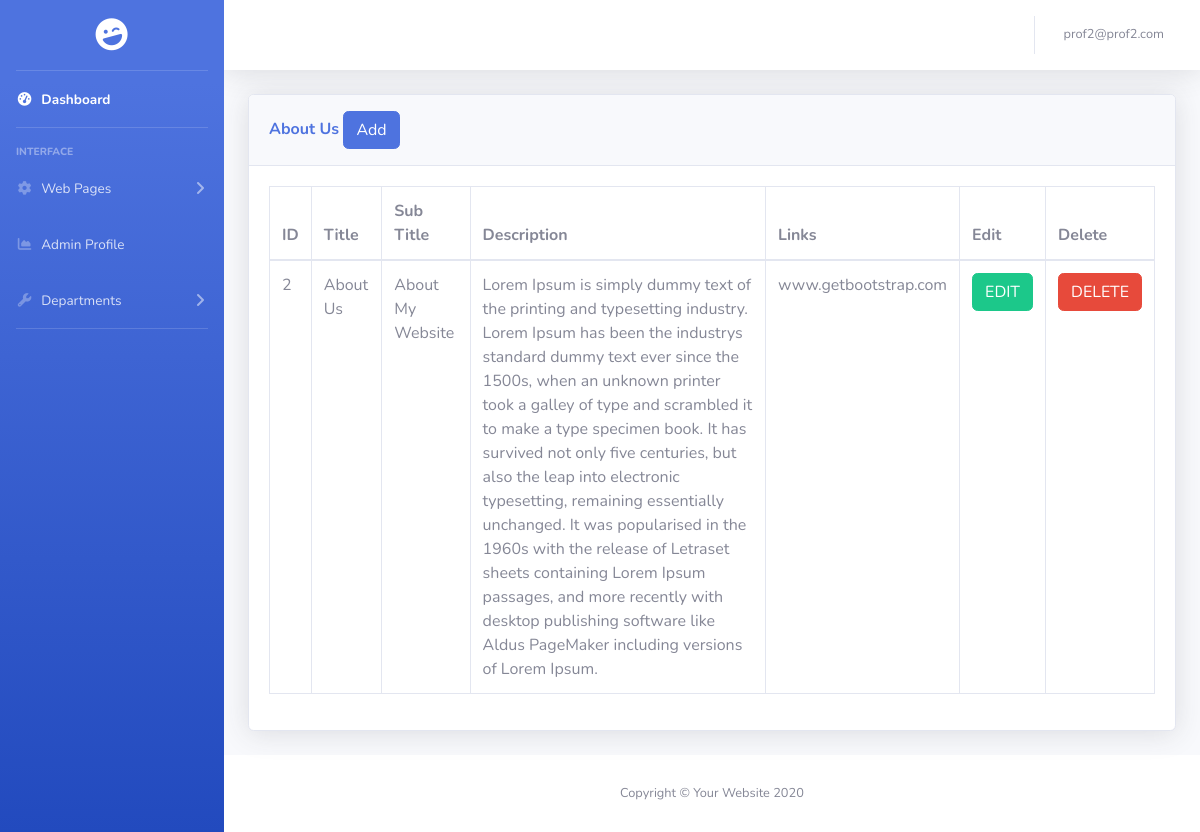
The app's page /admin/aboutus.php (signed in) with its own data.
### tables this page shows
CREATE TABLE `aboutus` (
  `id` int(11) NOT NULL,
  `title` varchar(50) NOT NULL,
  `subtitle` varchar(50) NOT NULL,
  `description` longtext NOT NULL,
  `links` varchar(100) NOT NULL
);

### admin/aboutus.php (the view, shortened to what this page needs)
<?php
include 'includes/header.php';
include 'includes/navbar.php';
?>
<div class="container-fluid">
<div class="card shadow mb-4">
  <div class="card-header py-3">
    <h6 class="m-0 font-weight-bold text-primary">About Us
      <button type="button" class="btn btn-primary" data-toggle="modal" data-target="#addadminprofile">
           Add
      </button>
    </h6>
  </div>
  <div class="card-body">
    <div class="table-responsive">
    <?php
        $query = "SELECT * FROM aboutus";
        $query_run = mysqli_query($connection, $query);
    ?>
      <table class="table table-bordered" id="dataTable" width="100%" cellspacing="0">
        <thead>
            <tr>
                <th>ID</th>
                <th>Title</th>
                <th>Sub Title</th>
                <th>Description</th>
                <th>Links</th>
                <th>Edit</th>
                <th>Delete</th>
            </tr>
        </thead>
        <tbody>
            <?php
            if(mysqli_num_rows($query_run) > 0) {
                while ($row = mysqli_fetch_assoc($query_run)) {
            ?>
            <tr>
                <td><?php echo $row['id']; ?></td>
                <td><?php echo $row['title']; ?></td>
                <td><?php echo $row['subtitle']; ?></td>
                <td><?php echo $row['description']; ?></td>
                <td><?php echo $row['links']; ?></td>
                <td>
                    <form action="about_edit.php" method="POST">
                        <button type="submit" name="edit_btn" class="btn btn-success"> EDIT</button>
                    </form>
                </td>
                <td>
                    <form action="db/code_aboutus.php" method="POST">
                        <button type="submit" name="delete_btn" class="btn btn-danger"> DELETE</button>
                    </form>
                </td>
            </tr>
            <?php
                }
            } else {
                echo "No Record Found";
            }
            ?>
        </tbody>
      </table>
    </div>
  </div>
</div>
</div>
<?php
include 'includes/footer.php';
?>

### records on screen
aboutus: id "2", title "About Us", subtitle "About My Website", description "Lorem Ipsum is simply dummy text of the printing and typesetting industry. Lorem Ipsum has been the industrys standard dummy text ever since the 1500s, when an unknown printer took a galley of type and scrambled it to make a type specimen book. It has survived not only five centuries, but also the leap into electronic typesetting, remaining essentially unchanged. It was popularised in the 1960s with the release of Letraset sheets containing Lorem Ipsum passages, and more recently with desktop publishing software like Aldus PageMaker including versions of Lorem Ipsum.", links "www.getbootstrap.com"

### other values on screen
$_SESSION['username'] "prof2@prof2.com"
